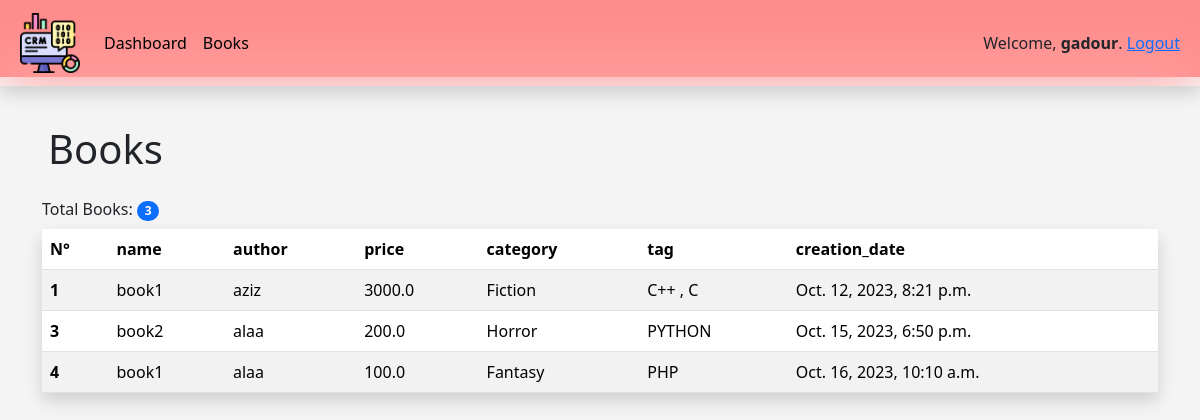
The app's page /books/ (signed in) with its own data.
### bookstore/models.py (models this page shows, shortened)
class Book(models.Model):
    CATEGORY = (('Fiction','Fiction'),
              ('Historical Fiction','Historical Fiction'),
              ('Mystery','Mystery'),
              ('Fantasy','Fantasy'),
              ('Horror','Horror'),)
    name = models.CharField(max_length=100)
    author = models.CharField(max_length=100)
    price = models.FloatField()
    category = models.CharField(max_length=100, choices=CATEGORY)
    description = models.TextField(max_length=1024)
    tag = models.ManyToManyField(Tag)
    creation_date = models.DateTimeField(auto_now_add=True)

class Tag(models.Model):
    name = models.CharField(max_length=15)

### bookstore/decorators.py (the view)
    def wrapper(request, *args, **kwargs):
        group = None
        if request.user.groups.exists():
             group = request.user.groups.all()[0].name
        if group is not None or request.user.is_staff:
            if group == 'admin' or request.user.is_staff:
                return func(request, *args, **kwargs)
            if group == 'customer':
                return redirect('user_profile')

### bookstore/views.py (called while the page is built)
@login_required(login_url='login')
@for_admins
def books(request):
    books = Book.objects.all()
    total_books = books.count()
    return render(request,'bookstore/books.html',{'books' : books, 'total_books' : total_books})

### bookstore/templates/bookstore/books.html (shortened to what this page needs)
{% extends "bookstore/main.html" %}
{% block content %}
<h1 class="pt-5 ps-5">Books</h1>
<div class="container pt-3">
  <div class="row">
    <div class="col">
      Total Books:    <span class="badge rounded-pill text-bg-primary">{{total_books}}</span>
    </div>
  </div>
</div>
<div class="container pt-2">
<table class="table  table-striped table-hover  shadow ">
    <thead>
      <tr>
        <th scope="col">N°</th>
        <th scope="col">name</th>
        <th scope="col">author</th>
        <th scope="col">price</th>
        <th scope="col">category</th>
        <th scope="col">tag</th>
        <th scope="col">creation_date</th>
      </tr>
    </thead>
    <tbody>
      {% for item in books %}
      <tr>
        <th scope="row">{{item.pk}}</th>
        <td>{{item.name}}</td>
        <td>{{item.author}}</td>
        <td>{{item.price}}</td>
        <td>{{item.category}}</td>
        <td>
          {% for tag in item.tag.all %}
                {{tag.name}}
                {% if not forloop.last%}, {% endif %}
            {% endfor %}
          </td>
        <td>{{item.creation_date}}</td>
      </tr>
      {% endfor %}
    </tbody>
  </table>
</div>
{% endblock content %}

### bookstore/templates/bookstore/navbar.html (shortened to what this page needs)
{% load static %}
<div class=" " style="background: red;
background-image: url('https://htmlcolorcodes.com/assets/images/html-color-codes-color-tutorials.jpg');
height: 77px;
background-position: center center;
background-size: cover;">
<nav class="navbar navbar-expand-lg  shadow p-2   " style="background: hsla(0, 0%, 100%, 0.55);
backdrop-filter: blur(30px);" >
    <div class="container-fluid ">
      <a class="navbar-brand" href="{% url 'home' %}"><img src="{% static '/assets/crm (3).png'%}" alt="Bootstrap" width="60" height="60"></a>
      <div class="collapse navbar-collapse" id="navbarSupportedContent">
        <ul class="navbar-nav me-auto mb-2 mb-lg-0">
          {% if request.user.is_staff or request.user.groups.all.0.name == 'admin' %}
          <li class="nav-item">
            <a class="nav-link active" aria-current="page" href="{% url 'home' %}">Dashboard</a>
          </li>
          <li class="nav-item">
            <a class="nav-link active" aria-current="page" href="{% url 'books'%}">Books</a>
          </li>
          {% endif %}
        </ul>
        {% if user.is_authenticated %}
          <div>
            Welcome, <strong>{{request.user}}</strong>. <a class="active" href="{% url 'logout'%}">
               Logout </a>
          </div>
        {% else %}
          <div>
           <a class="active" href="{% url 'login'%}"> <strong>Login</strong> </a>
          </div>
        {% endif %}
      </div>
    </div>
  </nav>
</div>

### static/css/style.css (style rules this page uses)
.body { background-color: rgb(244, 244, 244) !important; }

### records on screen
Book: pk "1", name "book1", author "aziz", price "3000.0", category "Fiction", creation_date "Oct. 12, 2023, 8:21 p.m."
Tag: name "C++"
Tag: name "C"
Book: pk "3", name "book2", author "alaa", price "200.0", category "Horror", creation_date "Oct. 15, 2023, 6:50 p.m."
Tag: name "PYTHON"
Book: pk "4", name "book1", author "alaa", price "100.0", category "Fantasy", creation_date "Oct. 16, 2023, 10:10 a.m."
Tag: name "PHP"

### other values on screen
{{ request.user }} "gadour"
{{ total_books }} "3"
